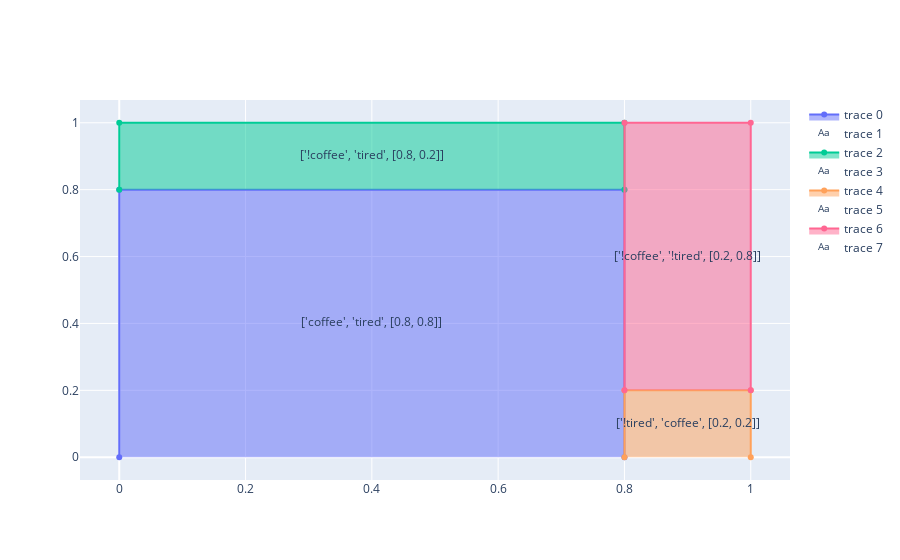

Write notebook code for a chart like this one.
### Code cell
print(casesInCaseModel)
count = 0
sum = 0
valYA = 0
valYB = 0
for case in casesInCaseModel:
    print(count, case)
    hyp = case[0]
    print(case[0])
    case.sort(key=lambda x: x if isinstance(x, str) else "")
    value = case[0]
    print(value)
    case.remove(value)
    case.append(value)
    #print(case, value)
    #print the case model
    size = case[len(case)-1]
    if type(value) == list:#only want to print the new additions!
        if case.count("tired") >0:    #HACK BAD
            caseModTest.add_trace(go.Scatter(x=[0,0,value[0],value[0]], y=[valYA,valYA+value[1],valYA+value[1],valYA], fill="toself"))
            caseModTest.add_trace(go.Scatter(x=[0 + value[0]/2], y=[valYA+value[1]/2],text=[case],mode="text"))
            valYA = valYA + value[1]
        if case.count("!tired") >0:    #HACK BAD
            caseModTest.add_trace(go.Scatter(x=[1-value[0],1-value[0],1,1], y=[valYB,valYB+value[1],valYB+value[1],valYB], fill="toself"))
            caseModTest.add_trace(go.Scatter(x=[1-value[0]/2], y=[valYB+value[1]/2],text=[case],mode="text"))
            valYB = valYB + value[1]
    #if name = prevName
    #    sum = value + sum
    count = count+1

caseModTest.show()

#casesInCaseModel

### Figure 1 — Plotly figure (JSON) as saved in the notebook; plotly's stock layout.template omitted (floating-point values rounded to 4 significant figures)
{"data": [{"fill": "toself", "type": "scatter", "x": [0, 0, 0.8, 0.8], "y": [0, 0.8, 0.8, 0]}, {"mode": "text", "text": ["['coffee', 'tired', [0.8, 0.8]]"], "type": "scatter", "x": [0.4], "y": [0.4]}, {"fill": "toself", "type": "scatter", "x": [0, 0, 0.8, 0.8], "y": [0.8, 1, 1, 0.8]}, {"mode": "text", "text": ["['!coffee', 'tired', [0.8, 0.2]]"], "type": "scatter", "x": [0.4], "y": [0.9]}, {"fill": "toself", "type": "scatter", "x": [0.8, 0.8, 1, 1], "y": [0, 0.2, 0.2, 0]}, {"mode": "text", "text": ["['!tired', 'coffee', [0.2, 0.2]]"], "type": "scatter", "x": [0.9], "y": [0.1]}, {"fill": "toself", "type": "scatter", "x": [0.8, 0.8, 1, 1], "y": [0.2, 1, 1, 0.2]}, {"mode": "text", "text": ["['!coffee', '!tired', [0.2, 0.8]]"], "type": "scatter", "x": [0.9], "y": [0.6]}], "layout": {}}
